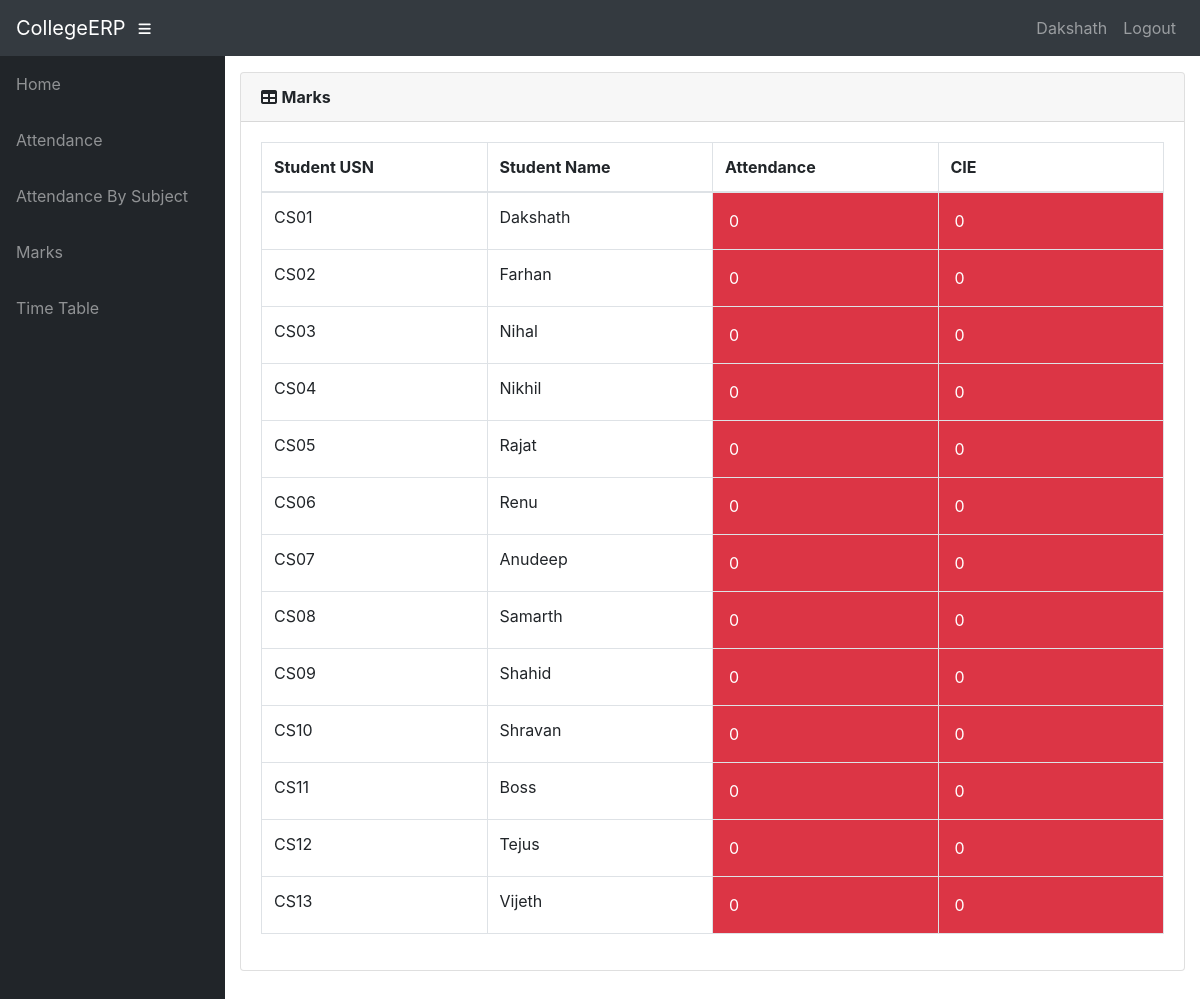
Page /teacher/4/Report/ (signed in) on the committed database.
### info/models.py (models this page shows, shortened)
class User(AbstractUser):
    @property
    def is_student(self):
        if hasattr(self, 'student'):
            return True
        return False

class Student(models.Model):
    user = models.OneToOneField(User, on_delete=models.CASCADE, null=True)
    class_id = models.ForeignKey(Class, on_delete=models.CASCADE, default=1)
    USN = models.CharField(primary_key='True', max_length=100)
    name = models.CharField(max_length=200)
    sex = models.CharField(max_length=50, choices=sex_choice, default='Male')
    DOB = models.DateField(default='1998-01-01')
    def __str__(self):
        return self.name

class StudentCourse(models.Model):
    student = models.ForeignKey(Student, on_delete=models.CASCADE)
    course = models.ForeignKey(Course, on_delete=models.CASCADE)
    class Meta:
        unique_together = (('student', 'course'),)
        verbose_name_plural = 'Marks'
    def get_cie(self):
        marks_list = self.marks_set.all()
        m = []
        for mk in marks_list:
            m.append(mk.marks1)
        cie = math.ceil(sum(m[:5]) / 2)
        return cie
    def get_attendance(self):
        a = AttendanceTotal.objects.get(student=self.student, course=self.course)
        return a.attendance

class Course(models.Model):
    dept = models.ForeignKey(Dept, on_delete=models.CASCADE)
    id = models.CharField(primary_key='True', max_length=50)
    name = models.CharField(max_length=50)
    shortname = models.CharField(max_length=50, default='X')
    def __str__(self):
        return self.name

class AttendanceTotal(models.Model):
    course = models.ForeignKey(Course, on_delete=models.CASCADE)
    student = models.ForeignKey(Student, on_delete=models.CASCADE)
    class Meta:
        unique_together = (('student', 'course'),)
    @property
    def attendance(self):
        stud = Student.objects.get(name=self.student)
        cr = Course.objects.get(name=self.course)
        total_class = Attendance.objects.filter(course=cr, student=stud).count()
        att_class = Attendance.objects.filter(course=cr, student=stud, status='True').count()
        if total_class == 0:
            attendance = 0
        else:
            attendance = round(att_class / total_class * 100, 2)
        return attendance

class Marks(models.Model):
    studentcourse = models.ForeignKey(StudentCourse, on_delete=models.CASCADE)
    name = models.CharField(max_length=50, choices=test_name, default='Internal test 1')
    marks1 = models.IntegerField(default=0, validators=[MinValueValidator(0), MaxValueValidator(100)])
    class Meta:
        unique_together = (('studentcourse', 'name'),)

### info/views.py (the view)
# urls.py: path('teacher/<int:assign_id>/Report/', views.t_report, name='t_report'),
@login_required()
def t_report(request, assign_id):
    ass = get_object_or_404(Assign, id=assign_id)
    sc_list = []
    for stud in ass.class_id.student_set.all():
        a = StudentCourse.objects.get(student=stud, course=ass.course)
        sc_list.append(a)
    return render(request, 'info/t_report.html', {'sc_list': sc_list})

### info/templates/info/t_report.html
{% extends 'info/base.html' %}
    {% load static %}
    {% block content %}
                  <div class="card mb-3">
            <div class="card-header">
              <i class="fas fa-table"></i>
            <b>Marks</b></div>
            <div class="card-body">
              <div class="table-responsive">
                <table class="table table-bordered" id="dataTable" width="100%" cellspacing="0">
                  <thead>
                    <tr>
                        <th style="width: 25%">Student USN</th>
                        <th style="width: 25%">Student Name</th>
                        <th style="width: 25%">Attendance</th>
                        <th style="width: 25%">CIE</th>
                  </thead>
                  <tbody>
                    {% for sc in sc_list %}
                    <tr>
                        <td>{{ sc.student_id }}</td>
                        <td>{{ sc.student.name }}</td>
                        {% if sc.get_attendance < 75 %}
                            <td class="p-3 mb-2 bg-danger text-white">{{ sc.get_attendance }}</td>
                        {% else %}
                            <td class="p-3 mb-2 bg-success text-white">{{ sc.get_attendance }}</td>
                        {% endif %}
                        {% if sc.get_cie < 25 %}
                            <td class="p-3 mb-2 bg-danger text-white">{{ sc.get_cie }}</td>
                        {% else %}
                            <td class="p-3 mb-2 bg-success text-white">{{ sc.get_cie }}</td>
                        {% endif %}
                    </tr>
                    {% empty %}
                            <p>student has no courses</p>
                    {% endfor %}
                  </tbody>
                </table>
              </div>
            </div>
          </div>
    {% endblock %}

### info/templates/info/base.html (shortened to what this page needs)
<!DOCTYPE html>
<html lang="en">
  <head>
      {% load static %}
    <link href="{% static '/info/bootstrap/vendor/bootstrap/css/bootstrap.min.css' %}" rel="stylesheet">
    <link href="{% static '/info/bootstrap/vendor/fontawesome-free/css/all.min.css' %}" rel="stylesheet" type="text/css">
    <link href="{% static '/info/bootstrap/vendor/datatables/dataTables.bootstrap4.css' %}" rel="stylesheet">
    <link href="{% static '/info/bootstrap/css/sb-admin.css' %}" rel="stylesheet">
  </head>
  <body id="page-top">
    <nav class="navbar navbar-expand navbar-dark bg-dark static-top">
      <a class="navbar-brand mr-1" href="{% url 'index' %}">CollegeERP</a>
      <button class="btn btn-link btn-sm text-white order-1 order-sm-0" id="sidebarToggle" href="#">
        <i class="fas fa-bars"></i>
      </button>
        <div class="collapse navbar-collapse" id="navbarResponsive">
          <ul class="navbar-nav ml-auto">
            <li class="nav-item">
                {% if request.user.is_student %}
                    <a class="nav-link text-capitalize">{{ request.user.student.name }}</a>
                {% elif request.user.is_teacher %}
                    <a class="nav-link text-capitalize">{{ request.user.teacher.name }}</a>
                {% endif %}
            </li>
            <li class="nav-item">
                <a class="nav-link" href="#" data-toggle="modal" data-target="#logoutModal">Logout</a>
            </li>
          </ul>
        </div>
    </nav>
    <div id="wrapper">
      <ul class="sidebar navbar-nav">
            <li class="nav-item">
              <a class="nav-link" href="{% url 'index' %}">
                <span>Home</span>
              </a>
            </li>
        {% if request.user.is_student %}
            <li class="nav-item">
              <a class="nav-link" href="{% url 'attendance' request.user.student.USN %}">
                <span>Attendance</span>
              </a>
            </li>
            <li class="nav-item">
              <a class="nav-link" href="{% url 'attendance' request.user.student.USN %}">
                <span>Attendance By Subject</span>
              </a>
            </li>
            <li class="nav-item">
              <a class="nav-link" href="{% url 'marks_list' request.user.student.USN %}">
                <span>Marks</span>
              </a>
            </li>
              <li class="nav-item">
              <a class="nav-link" href="{% url 'timetable' request.user.student.class_id_id %}">
                <span>Time Table</span>
              </a>
            </li>
        {% endif %}
      </ul>
      <div id="content-wrapper">
        <div class="container-fluid">
            {% block content %}
            {% endblock %}
        </div>
      </div>
    </div>
  </body>
</html>

### rows in the picture
User: user.student.name "Dakshath"
StudentCourse: student_id "CS01", student.name "Dakshath", get_attendance "0", get_cie "0"
StudentCourse: student_id "CS02", student.name "Farhan", get_attendance "0", get_cie "0"
StudentCourse: student_id "CS03", student.name "Nihal", get_attendance "0", get_cie "0"
StudentCourse: student_id "CS04", student.name "Nikhil", get_attendance "0", get_cie "0"
StudentCourse: student_id "CS05", student.name "Rajat", get_attendance "0", get_cie "0"
StudentCourse: student_id "CS06", student.name "Renu", get_attendance "0", get_cie "0"
StudentCourse: student_id "CS07", student.name "Anudeep", get_attendance "0", get_cie "0"
StudentCourse: student_id "CS08", student.name "Samarth", get_attendance "0", get_cie "0"
StudentCourse: student_id "CS09", student.name "Shahid", get_attendance "0", get_cie "0"
StudentCourse: student_id "CS10", student.name "Shravan", get_attendance "0", get_cie "0"
StudentCourse: student_id "CS11", student.name "Boss", get_attendance "0", get_cie "0"
StudentCourse: student_id "CS12", student.name "Tejus", get_attendance "0", get_cie "0"
StudentCourse: student_id "CS13", student.name "Vijeth", get_attendance "0", get_cie "0"
